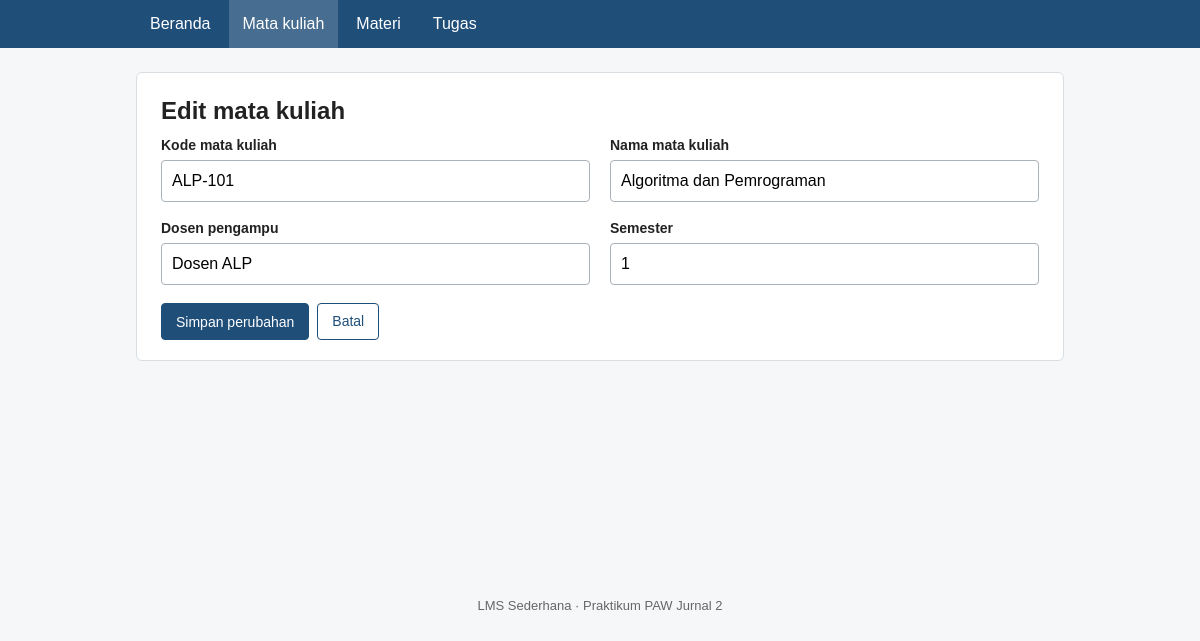
The page /edit_mata_kuliah.php?id=1 on the database its author committed.
### tables this page shows
CREATE TABLE mata_kuliah (
  id       INT UNSIGNED AUTO_INCREMENT PRIMARY KEY,
  kode     VARCHAR(20)  NOT NULL UNIQUE,
  nama     VARCHAR(100) NOT NULL,
  dosen    VARCHAR(100) NOT NULL,
  semester TINYINT UNSIGNED NOT NULL
);

### includes/fungsi.php (called while the page is built, shortened)
<?php
function e($teks): string
{
    return htmlspecialchars((string) $teks, ENT_QUOTES, 'UTF-8');
}
function id_valid($nilai): ?int
{
    $id = (int) $nilai;
    return $id > 0 ? $id : null;
}
function query_semua(mysqli $conn, string $sql, string $tipe = '', array $param = []): array
{
    $stmt = $conn->prepare($sql);
    if ($tipe !== '') {
        $stmt->bind_param($tipe, ...$param);
    }
    $stmt->execute();
    $hasil = $stmt->get_result();
    $baris = [];
    while ($r = $hasil->fetch_assoc()) {
        $baris[] = $r;
    }
    return $baris;
}
function query_satu(mysqli $conn, string $sql, string $tipe = '', array $param = []): ?array
{
    $baris = query_semua($conn, $sql, $tipe, $param);
    return $baris[0] ?? null;
}

### includes/form_mata_kuliah.php (the view, shortened to what this page needs)
<form method="post" action="<?= e($aksi) ?>" novalidate>
    <div class="grid2">
        <div class="field <?= isset($galat['kode']) ? 'ada-galat' : '' ?>">
            <label for="kode">Kode mata kuliah</label>
            <input type="text" id="kode" name="kode" value="<?= e($nilai['kode']) ?>">
        </div>
        <div class="field <?= isset($galat['nama']) ? 'ada-galat' : '' ?>">
            <label for="nama">Nama mata kuliah</label>
            <input type="text" id="nama" name="nama" value="<?= e($nilai['nama']) ?>">
        </div>
        <div class="field <?= isset($galat['dosen']) ? 'ada-galat' : '' ?>">
            <label for="dosen">Dosen pengampu</label>
            <input type="text" id="dosen" name="dosen" value="<?= e($nilai['dosen']) ?>">
        </div>
        <div class="field <?= isset($galat['semester']) ? 'ada-galat' : '' ?>">
            <label for="semester">Semester</label>
            <input type="text" id="semester" name="semester" inputmode="numeric" value="<?= e($nilai['semester']) ?>">
        </div>
    </div>
    <div class="form-aksi">
        <button type="submit" class="tombol tombol-utama"><?= e($tombol) ?></button>
        <a class="tombol" href="daftar_mata_kuliah.php">Batal</a>
    </div>
</form>

### assets/style.css (style rules this page uses)
:root { --biru: #1f4e79; --biru-muda: #eef3f8; --merah: #8f2d35; --abu: #666; --garis: #d9dee3; }
* { box-sizing: border-box; }
body { margin: 0; font-family: Arial, Helvetica, sans-serif; color: #222; background: #f5f7f9; line-height: 1.5; }
.tombol { display: inline-block; padding: 7px 14px; border: 1px solid var(--biru); border-radius: 4px; background: #fff; color: var(--biru); font-size: 14px; text-decoration: none; cursor: pointer; font-family: inherit; }
.tombol-utama { background: var(--biru); color: #fff; }
.grid2 { display: grid; grid-template-columns: 1fr 1fr; gap: 16px 20px; }
.field label { display: block; font-weight: bold; font-size: 14px; margin-bottom: 4px; }
input[type=text], input[type=date], input[type=number], select, textarea { width: 100%; padding: 8px 10px; border: 1px solid #aab2ba; border-radius: 4px; font: inherit; background: #fff; }
.form-aksi { margin-top: 18px; display: flex; gap: 8px; }

### rows shown on the page
mata_kuliah: kode "ALP-101", nama "Algoritma dan Pemrograman", dosen "Dosen ALP", semester "1"

### other values the page prints
$tombol "Simpan perubahan"
